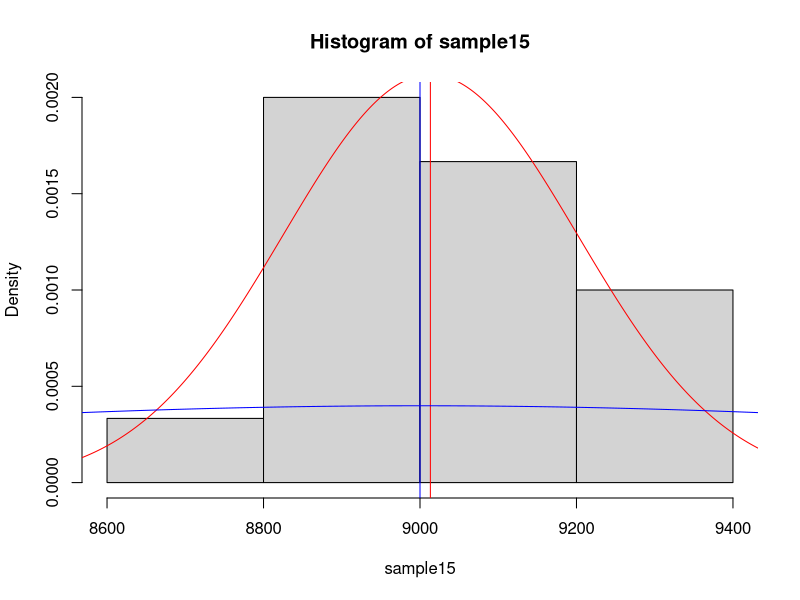

The R script that drew this image:
## ---- chunk 1
mu<-171.1
sd<-9.4
x<-180
z<-(x-mu)/sd
paste("z-score of 180 cm is = ",round(z,2))
## ---- chunk 2
x<-155
z<-(x-mu)/sd
paste("z-score of 155 cm is = ",round(z,2))
## ---- chunk 3
n<-507
se<-sd/sqrt(n)
paste("Standard Error: SE = ",round(se,2))
## ---- chunk 4
front_tail<-89.11
back_tail<-80.31
error_margin <- (front_tail - back_tail) / 2
paste("The error margin is:",round(error_margin,2))
## ---- chunk 5
n<-36
x<-30.69
mu<-32
sd<-4.31
se<-sd/sqrt(n)
z<-(x-mu)/se
paste("z-score =",round(z,2))
paste("Based on the Normal Probabilities table: p-value = P(z) =",0.0344)
## ---- chunk 6
mu<-30.69
front_tail<-mu + 1.65 * se
back_tail<-mu - 1.65 * se 
paste("decreased_mean_sample=",round(back_tail,2),",increased_mean_sample=",round(front_tail,2))
## ---- chunk 7
n<-36
x<-118.2
mu<-100
sd<-6.5
se<-sd/sqrt(n)
z<-(x-mu)/se
paste("z-score =",round(z,2))
paste("Based on the Normal Probabilities table: p-value = P(z) ~",0.0001,"= 0")
## ---- chunk 8
front_tail<-x + 1.65 * se
back_tail<-x - 1.65 * se 
paste("decreased_mean_sample=",round(back_tail,2),",increased_mean_sample=",round(front_tail,2))
## ---- chunk 9
x<-10500
mu<-9000
sd<-1000
z<-(x-mu)/sd
paste("z-score =",round(z,2))
paste("Based on the Normal Probabilities table: p-value = P(z > 10500) = 1-P(z) =",1-0.9332)
## ---- chunk 10
n<-15
s<-sd/sqrt(n)
paste("s =",round(s,2))
## ---- chunk 11
z<-(x-mu)/s
paste("z-score of 15 bulbs =",round(z,2))
paste("Based on the Normal Probabilities table: p-value = P(z > 10500) = 1-P(z<5.81) =",1-1)
## ---- chunk 12
sample15 <- rnorm(n, mean = mu, sd = s)
mu_15 <- mean(sample15)
sd_15<-sd(sample15)
hist(sample15, probability = TRUE)
x <- 0:15000
y_15 <- dnorm(x = x, mean = mu_15, sd = sd_15)
y <- dnorm(x = x, mean = mu, sd = sd)

lines(x=x, y=y_15, col = "red")
abline(v=mu_15,col="red")
lines(x=x, y=y, col = "blue")
abline(v=mu, col="blue")
